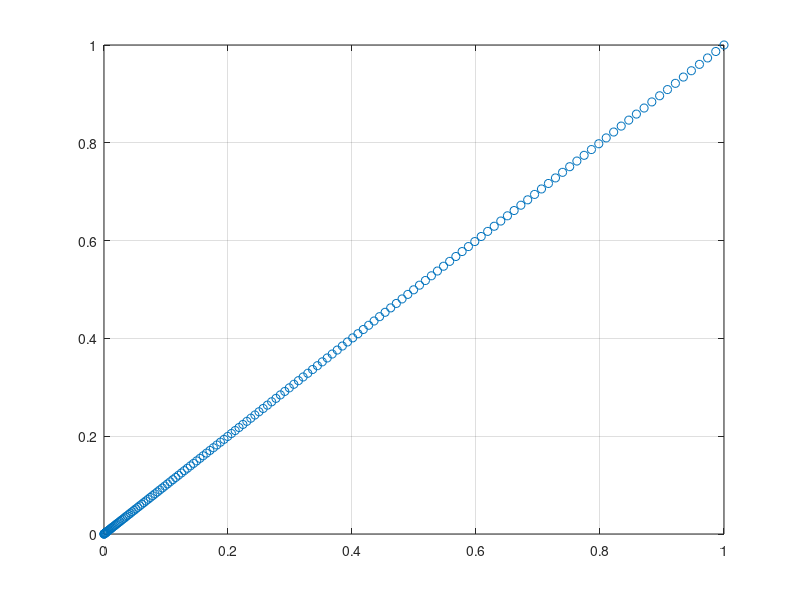

Recreate this plot in MATLAB.
%  Radial grid generation


clear all;

NelR = 150;

Ni = 100000;

x_f = 1.e-3:1./Ni:1.;
%x_f = 1.e-6:1./Ni:1.;


weight = zeros(1,length(x_f));
weight(:) = 30.;

%for ii = 1:length(x_f)
%  if (x_f(ii)>0.65) 
%    weight(ii) = weight(ii) + 220;
%  end
%end

%weight(:) = weight(:) + 200*exp(-(x_f(:)-0.40).^2/0.012);

%weight(:) = weight(:) + 100*exp(-(x_f(:)-0.5625).^2/0.01);
%weight(:) = weight(:) + 400*exp(-(x_f(:)-0.30).^2/0.002);
%weight(:) = weight(:) + 200*exp(-(x_f(:)-0.0484).^2/0.01);

%for ii = 1:length(x_f)
%  if ((sqrt(x_f(ii))>0.69)&(sqrt(x_f(ii))<0.81)) 
%    weight(ii) = weight(ii) + 30;
%  end
%end

%weight(:) = weight(:) + (10.^(10-9*x_f(:)));



%weight(:) = weight(:) + 3./(x_f(:));



%weight(:) = weight(:) + 3./(exp(x_f(:)));

%weight(:) = weight(:) + (3.^(1.0e-1./(x_f(:))));

accw = cumtrapz(x_f,weight);
accw(:) = accw(:)/accw(length(accw));

y_n = 0:1./NelR:1;
x_n = interp1(accw,x_f,y_n);

% rescaling (x(1) -> 0)
x_n(:) = (x_n(:) - x_n(1))/(x_n(length(x_n)) - x_n(1));

x_n(:) = x_n(:).^2

fid=fopen('grid.dat', 'W');
fprintf(fid,'%d \n',NelR);
fprintf(fid,'%f \n',x_n);
fclose(fid);



%figure;
%plot(x_f, weight); grid on;% axis([0 1 0 4]);


figure;
plot(x_n, x_n, 'o'); grid on;% axis([0 1 0 1]);
disp(  sprintf('%d / %d',length(find(x_n>0.65)),NelR) )

length(find(x_n>0.75))/96 * NelR
